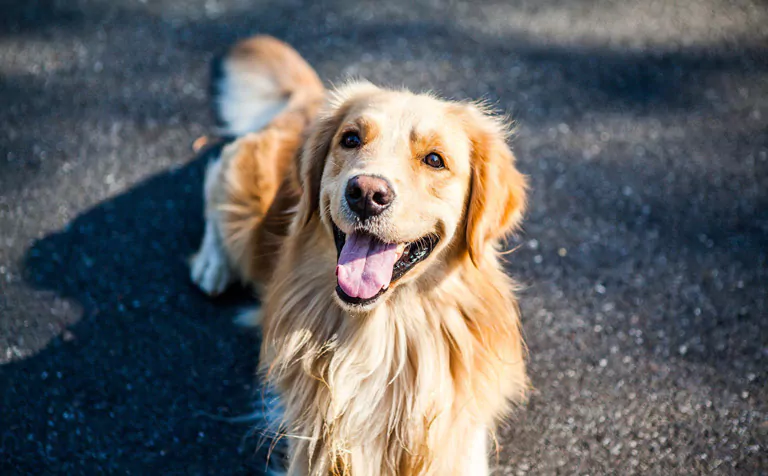
#> input picture 4image.jpg, 768 x 476 px
$ python 4.2.py
#> lines starting #> are read from the running program, lines starting #| are printed output that depends on the picture
import cv2
import numpy as np

#a
img = cv2.imread("4image.jpg")
#> img is the input picture: shape (476, 768, 3); mean B, G, R 99.7, 98.5, 97.9
cv2.imshow("2a", img)
cv2.waitKey(0)

#b
M = np.float32([[1, 0, -20], [0, 1, -50]])
shifted = cv2.warpAffine(img, M, (img.shape[1], img.shape[0]))
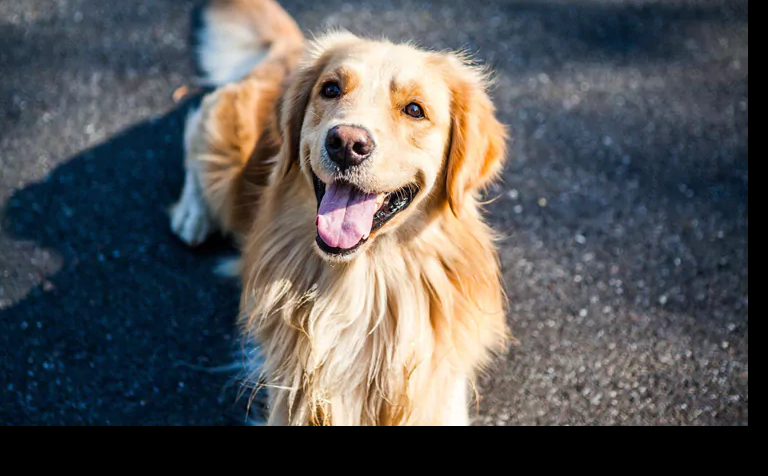
#> shifted: shape (476, 768, 3); mean B, G, R 87.4, 87.4, 88.1

#c
cv2.imshow("2c", shifted)
cv2.waitKey(0)

$ run again, with 3image.jpg copied over 4image.jpg
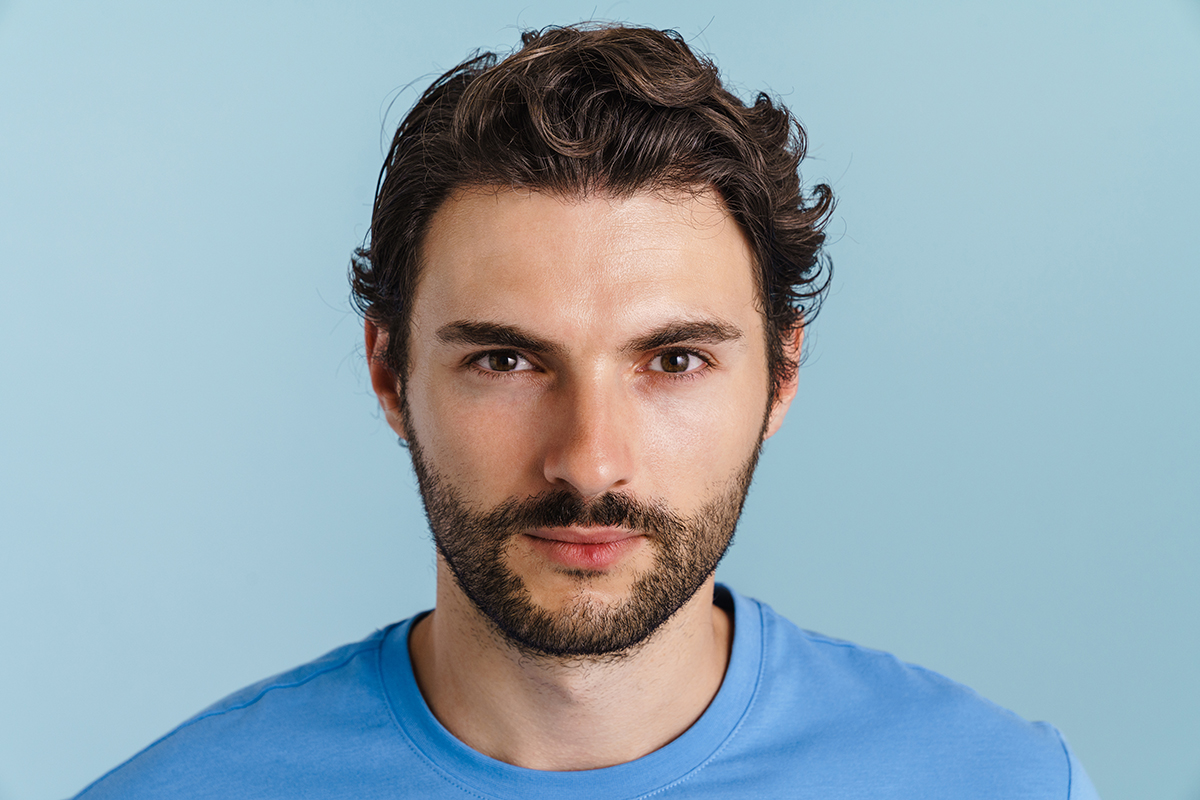
#> input picture 3image.jpg, 1200 x 800 px
#> img is the input picture: shape (800, 1200, 3); mean B, G, R 178.8, 168.4, 148.8
#> `shifted = cv2.warpAffine(img, M, (img.shape[1], img.shape[0]))`:
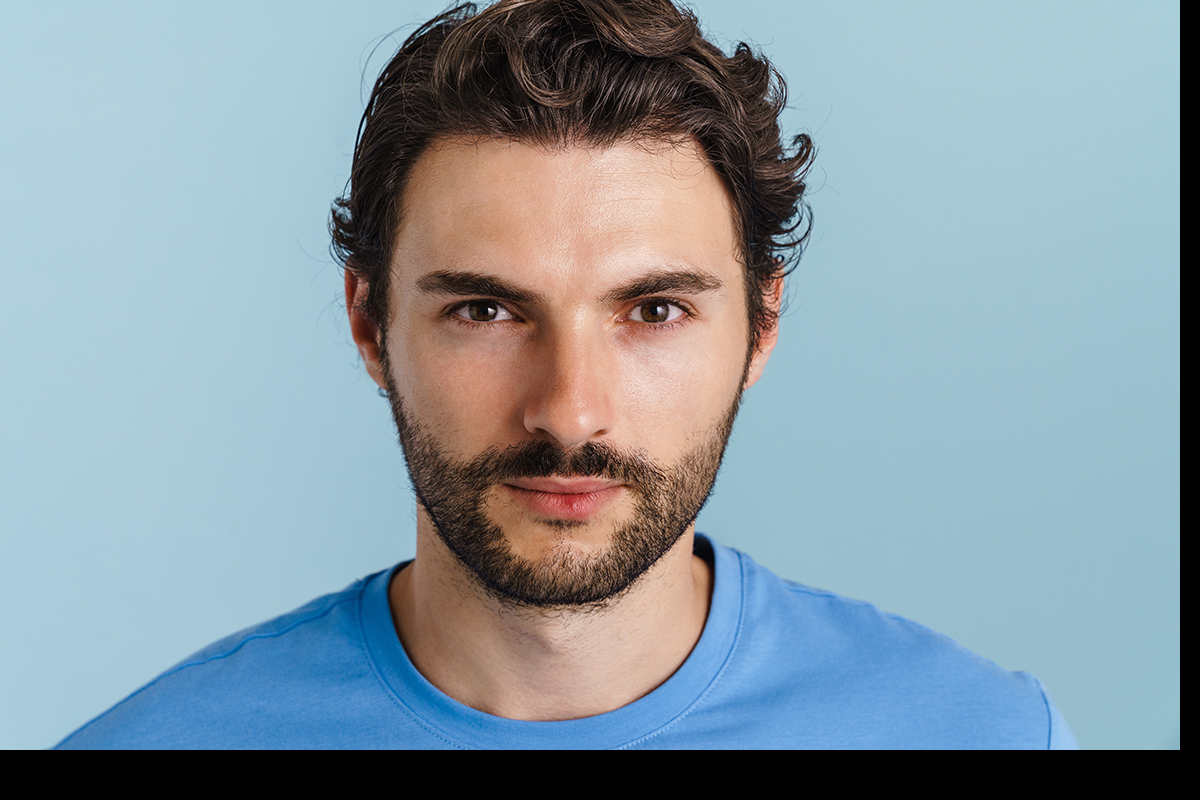
#> shifted: shape (800, 1200, 3); mean B, G, R 162.4, 152.9, 135.8

$ run again, with 5image.jpg copied over 4image.jpg
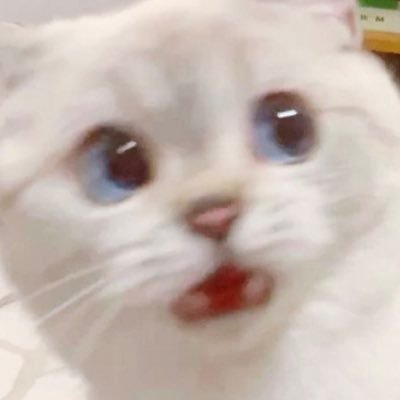
#> input picture 5image.jpg, 400 x 400 px
#> img is the input picture: shape (400, 400, 3); mean B, G, R 176.9, 185, 199
#> `shifted = cv2.warpAffine(img, M, (img.shape[1], img.shape[0]))`:
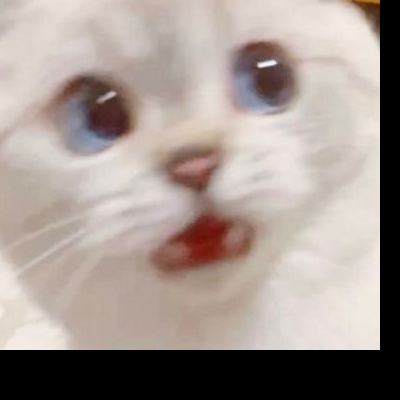
#> shifted: shape (400, 400, 3); mean B, G, R 144.6, 150.8, 162.7

$ run again, with 6image.jpg copied over 4image.jpg
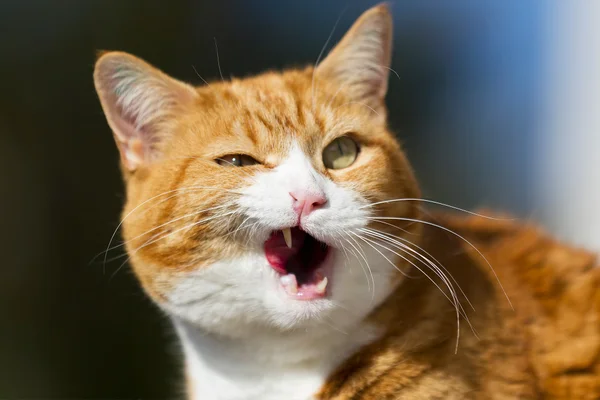
#> input picture 6image.jpg, 600 x 400 px
#> img is the input picture: shape (400, 600, 3); mean B, G, R 79.9, 100.4, 114.6
#> `shifted = cv2.warpAffine(img, M, (img.shape[1], img.shape[0]))`:
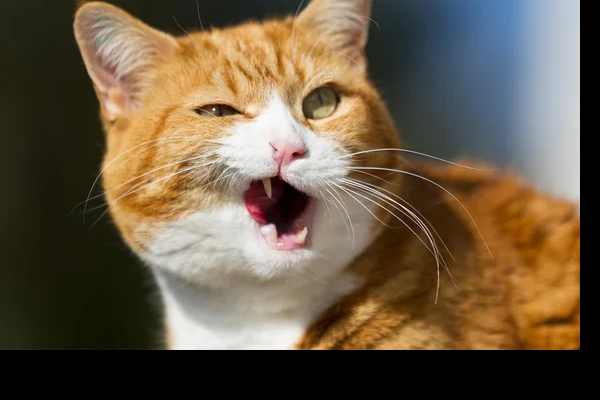
#> shifted: shape (400, 600, 3); mean B, G, R 68.9, 89.7, 105.3
